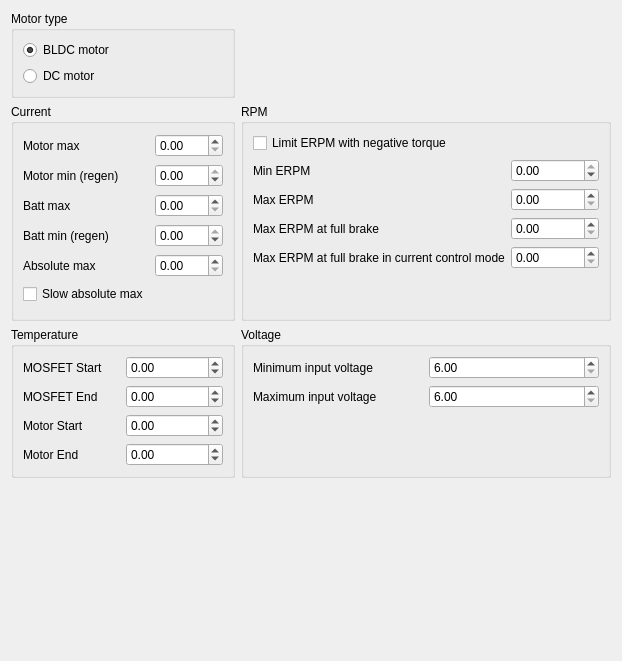
            <widget class="QWidget" name="tab_12">
             <attribute name="title">
              <string>Limits</string>
             </attribute>
             <layout class="QVBoxLayout" name="verticalLayout_24">
              <item>
               <layout class="QGridLayout" name="gridLayout_24">
                <item row="1" column="1">
                 <widget class="QGroupBox" name="groupBox_9">
                  <property name="sizePolicy">
                   <sizepolicy hsizetype="Preferred" vsizetype="MinimumExpanding">
                    <horstretch>0</horstretch>
                    <verstretch>0</verstretch>
                   </sizepolicy>
                  </property>
                  <property name="title">
                   <string>RPM</string>
                  </property>
                  <layout class="QHBoxLayout" name="horizontalLayout_19">
                   <item>
                    <layout class="QGridLayout" name="gridLayout_10">
                     <item row="1" column="0">
                      <widget class="QLabel" name="label_21">
                       <property name="text">
                        <string>Min ERPM</string>
                       </property>
                      </widget>
                     </item>
                     <item row="2" column="1">
                      <widget class="QDoubleSpinBox" name="mcconfLimMaxErpmBox">
                       <property name="maximum">
                        <double>200000.000000000000000</double>
                       </property>
                       <property name="singleStep">
                        <double>100.000000000000000</double>
                       </property>
                      </widget>
                     </item>
                     <item row="3" column="1">
                      <widget class="QDoubleSpinBox" name="mcconfLimMaxErpmFbrakeBox">
                       <property name="maximum">
                        <double>100000.000000000000000</double>
                       </property>
                       <property name="singleStep">
                        <double>100.000000000000000</double>
                       </property>
                      </widget>
                     </item>
                     <item row="1" column="1">
                      <widget class="QDoubleSpinBox" name="mcconfLimMinErpmBox">
                       <property name="minimum">
                        <double>-200000.000000000000000</double>
                       </property>
                       <property name="maximum">
                        <double>0.000000000000000</double>
                       </property>
                       <property name="singleStep">
                        <double>100.000000000000000</double>
                       </property>
                      </widget>
                     </item>
                     <item row="2" column="0">
                      <widget class="QLabel" name="label_22">
                       <property name="text">
                        <string>Max ERPM</string>
                       </property>
                      </widget>
                     </item>
                     <item row="3" column="0">
                      <widget class="QLabel" name="label_23">
                       <property name="text">
                        <string>Max ERPM at full brake</string>
                       </property>
                      </widget>
                     </item>
                     <item row="0" column="0">
                      <widget class="QCheckBox" name="mcconfLimErpmLimitNegTorqueBox">
                       <property name="text">
                        <string>Limit ERPM with negative torque</string>
                       </property>
                      </widget>
                     </item>
                     <item row="5" column="0">
                      <spacer name="verticalSpacer_11">
                       <property name="orientation">
                        <enum>Qt::Vertical</enum>
                       </property>
                       <property name="sizeHint" stdset="0">
                        <size>
                         <width>20</width>
                         <height>40</height>
                        </size>
                       </property>
                      </spacer>
                     </item>
                     <item row="4" column="0">
                      <widget class="QLabel" name="label_62">
                       <property name="text">
                        <string>Max ERPM at full brake in current control mode</string>
                       </property>
                      </widget>
                     </item>
                     <item row="4" column="1">
                      <widget class="QDoubleSpinBox" name="mcconfLimMaxErpmFbrakeCcBox">
                       <property name="maximum">
                        <double>100000.000000000000000</double>
                       </property>
                       <property name="singleStep">
                        <double>100.000000000000000</double>
                       </property>
                      </widget>
                     </item>
                    </layout>
                   </item>
                  </layout>
                 </widget>
                </item>
                <item row="2" column="0">
                 <widget class="QGroupBox" name="groupBox_27">
                  <property name="title">
                   <string>Temperature</string>
                  </property>
                  <layout class="QGridLayout" name="gridLayout_23">
                   <item row="0" column="0">
                    <widget class="QLabel" name="label_57">
                     <property name="text">
                      <string>MOSFET Start</string>
                     </property>
                    </widget>
                   </item>
                   <item row="0" column="1">
                    <widget class="QDoubleSpinBox" name="mcconfLimTempFetStartBox">
                     <property name="minimum">
                      <double>-100.000000000000000</double>
                     </property>
                     <property name="maximum">
                      <double>300.000000000000000</double>
                     </property>
                     <property name="singleStep">
                      <double>5.000000000000000</double>
                     </property>
                    </widget>
                   </item>
                   <item row="1" column="0">
                    <widget class="QLabel" name="label_58">
                     <property name="text">
                      <string>MOSFET End</string>
                     </property>
                    </widget>
                   </item>
                   <item row="1" column="1">
                    <widget class="QDoubleSpinBox" name="mcconfLimTempFetEndBox">
                     <property name="minimum">
                      <double>-100.000000000000000</double>
                     </property>
                     <property name="maximum">
                      <double>300.000000000000000</double>
                     </property>
                     <property name="singleStep">
                      <double>5.000000000000000</double>
                     </property>
                    </widget>
                   </item>
                   <item row="2" column="0">
                    <widget class="QLabel" name="label_59">
                     <property name="text">
                      <string>Motor Start</string>
                     </property>
                    </widget>
                   </item>
                   <item row="2" column="1">
                    <widget class="QDoubleSpinBox" name="mcconfLimTempMotorStartBox">
                     <property name="minimum">
                      <double>-100.000000000000000</double>
                     </property>
                     <property name="maximum">
                      <double>300.000000000000000</double>
                     </property>
                     <property name="singleStep">
                      <double>5.000000000000000</double>
                     </property>
                    </widget>
                   </item>
                   <item row="3" column="0">
                    <widget class="QLabel" name="label_60">
                     <property name="text">
                      <string>Motor End</string>
                     </property>
                    </widget>
                   </item>
                   <item row="3" column="1">
                    <widget class="QDoubleSpinBox" name="mcconfLimTempMotorEndBox">
                     <property name="minimum">
                      <double>-100.000000000000000</double>
                     </property>
                     <property name="maximum">
                      <double>300.000000000000000</double>
                     </property>
                     <property name="singleStep">
                      <double>5.000000000000000</double>
                     </property>
                    </widget>
                   </item>
                  </layout>
                 </widget>
                </item>
                <item row="2" column="1">
                 <widget class="QGroupBox" name="groupBox_10">
                  <property name="title">
                   <string>Voltage</string>
                  </property>
                  <layout class="QHBoxLayout" name="horizontalLayout_20">
                   <item>
                    <layout class="QGridLayout" name="gridLayout_11">
                     <item row="1" column="0">
                      <widget class="QLabel" name="label_25">
                       <property name="text">
                        <string>Maximum input voltage</string>
                       </property>
                      </widget>
                     </item>
                     <item row="0" column="0">
                      <widget class="QLabel" name="label_24">
                       <property name="text">
                        <string>Minimum input voltage</string>
                       </property>
                      </widget>
                     </item>
                     <item row="0" column="1">
                      <widget class="QDoubleSpinBox" name="mcconfLimMinVinBox">
                       <property name="minimum">
                        <double>6.000000000000000</double>
                       </property>
                       <property name="maximum">
                        <double>60.000000000000000</double>
                       </property>
                      </widget>
                     </item>
                     <item row="1" column="1">
                      <widget class="QDoubleSpinBox" name="mcconfLimMaxVinBox">
                       <property name="minimum">
                        <double>6.000000000000000</double>
                       </property>
                       <property name="maximum">
                        <double>60.000000000000000</double>
                       </property>
                      </widget>
                     </item>
                     <item row="2" column="0">
                      <spacer name="verticalSpacer_12">
                       <property name="orientation">
                        <enum>Qt::Vertical</enum>
                       </property>
                       <property name="sizeHint" stdset="0">
                        <size>
                         <width>20</width>
                         <height>40</height>
                        </size>
                       </property>
                      </spacer>
                     </item>
                    </layout>
                   </item>
                  </layout>
                 </widget>
                </item>
                <item row="1" column="0">
                 <widget class="QGroupBox" name="groupBox_8">
                  <property name="sizePolicy">
                   <sizepolicy hsizetype="Preferred" vsizetype="MinimumExpanding">
                    <horstretch>0</horstretch>
                    <verstretch>0</verstretch>
                   </sizepolicy>
                  </property>
                  <property name="title">
                   <string>Current</string>
                  </property>
                  <layout class="QHBoxLayout" name="horizontalLayout_18">
                   <item>
                    <layout class="QGridLayout" name="gridLayout_9">
                     <item row="3" column="0">
                      <widget class="QLabel" name="label_19">
                       <property name="text">
                        <string>Batt min (regen)</string>
                       </property>
                      </widget>
                     </item>
                     <item row="4" column="0">
                      <widget class="QLabel" name="label_20">
                       <property name="text">
                        <string>Absolute max</string>
                       </property>
                      </widget>
                     </item>
                     <item row="3" column="1">
                      <widget class="QDoubleSpinBox" name="mcconfLimCurrentInMinBox">
                       <property name="minimum">
                        <double>-200.000000000000000</double>
                       </property>
                       <property name="maximum">
                        <double>0.000000000000000</double>
                       </property>
                      </widget>
                     </item>
                     <item row="2" column="0">
                      <widget class="QLabel" name="label_18">
                       <property name="text">
                        <string>Batt max</string>
                       </property>
                      </widget>
                     </item>
                     <item row="1" column="0">
                      <widget class="QLabel" name="label_17">
                       <property name="text">
                        <string>Motor min (regen)</string>
                       </property>
                      </widget>
                     </item>
                     <item row="4" column="1">
                      <widget class="QDoubleSpinBox" name="mcconfLimCurrentAbsMaxBox">
                       <property name="maximum">
                        <double>200.000000000000000</double>
                       </property>
                      </widget>
                     </item>
                     <item row="1" column="1">
                      <widget class="QDoubleSpinBox" name="mcconfLimCurrentMinBox">
                       <property name="minimum">
                        <double>-200.000000000000000</double>
                       </property>
                       <property name="maximum">
                        <double>0.000000000000000</double>
                       </property>
                      </widget>
                     </item>
                     <item row="2" column="1">
                      <widget class="QDoubleSpinBox" name="mcconfLimCurrentInMaxBox">
                       <property name="maximum">
                        <double>200.000000000000000</double>
                       </property>
                      </widget>
                     </item>
                     <item row="0" column="0">
                      <widget class="QLabel" name="label_16">
                       <property name="text">
                        <string>Motor max</string>
                       </property>
                      </widget>
                     </item>
                     <item row="0" column="1">
                      <widget class="QDoubleSpinBox" name="mcconfLimCurrentMaxBox">
                       <property name="maximum">
                        <double>200.000000000000000</double>
                       </property>
                      </widget>
                     </item>
                     <item row="5" column="0">
                      <widget class="QCheckBox" name="mcconfLimCurrentSlowAbsMaxBox">
                       <property name="text">
                        <string>Slow absolute max</string>
                       </property>
                      </widget>
                     </item>
                    </layout>
                   </item>
                  </layout>
                 </widget>
                </item>
                <item row="0" column="0">
                 <widget class="QGroupBox" name="groupBox_29">
                  <property name="title">
                   <string>Motor type</string>
                  </property>
                  <layout class="QVBoxLayout" name="verticalLayout_38">
                   <item>
                    <widget class="QRadioButton" name="mcconfType_bldc">
                     <property name="text">
                      <string>BLDC motor</string>
                     </property>
                     <property name="checked">
                      <bool>true</bool>
                     </property>
                    </widget>
                   </item>
                   <item>
                    <widget class="QRadioButton" name="mcconfType_dc">
                     <property name="text">
                      <string>DC motor</string>
                     </property>
                    </widget>
                   </item>
                  </layout>
                 </widget>
                </item>
               </layout>
              </item>
              <item>
               <spacer name="verticalSpacer_4">
                <property name="orientation">
                 <enum>Qt::Vertical</enum>
                </property>
                <property name="sizeHint" stdset="0">
                 <size>
                  <width>17</width>
                  <height>172</height>
                 </size>
                </property>
               </spacer>
              </item>
             </layout>
            </widget>
